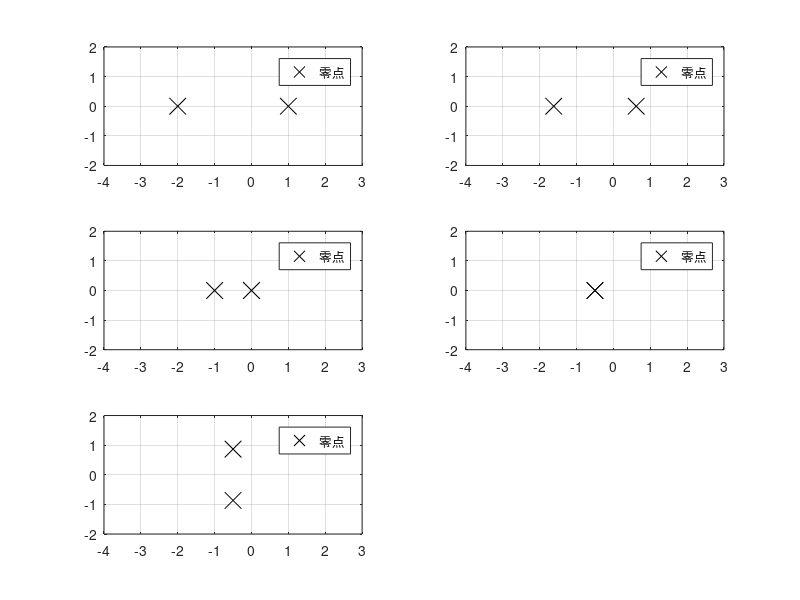

Source code (MATLAB):
k=0;
b=[1];
a=[1,1,k-2];
zs=roots(b);
ps=roots(a);
subplot(321);
plot(real(zs),imag(zs),'blacko',real(ps),imag(ps),'blackx','markersize',12);
axis([-4,3,-2,2]),grid on;
legend('零点','极点');
k=1;
b=[1];
a=[1,1,k-2];
zs=roots(b);
ps=roots(a);
subplot(322);
plot(real(zs),imag(zs),'blacko',real(ps),imag(ps),'blackx','markersize',12);
axis([-4,3,-2,2]),grid on;
legend('零点','极点');
k=2;
b=[1];
a=[1,1,k-2];
zs=roots(b);
ps=roots(a);
subplot(323);
plot(real(zs),imag(zs),'blacko',real(ps),imag(ps),'blackx','markersize',12);
axis([-4,3,-2,2]),grid on;
legend('零点','极点');
k=9/4;
b=[1];
a=[1,1,k-2];
zs=roots(b);
ps=roots(a);
subplot(324);
plot(real(zs),imag(zs),'blacko',real(ps),imag(ps),'blackx','markersize',12);
axis([-4,3,-2,2]),grid on;
legend('零点','极点');
k=3;
b=[1];
a=[1,1,k-2];
zs=roots(b);
ps=roots(a);
subplot(325);
plot(real(zs),imag(zs),'blacko',real(ps),imag(ps),'blackx','markersize',12);
axis([-4,3,-2,2]),grid on;
legend('零点','极点');
